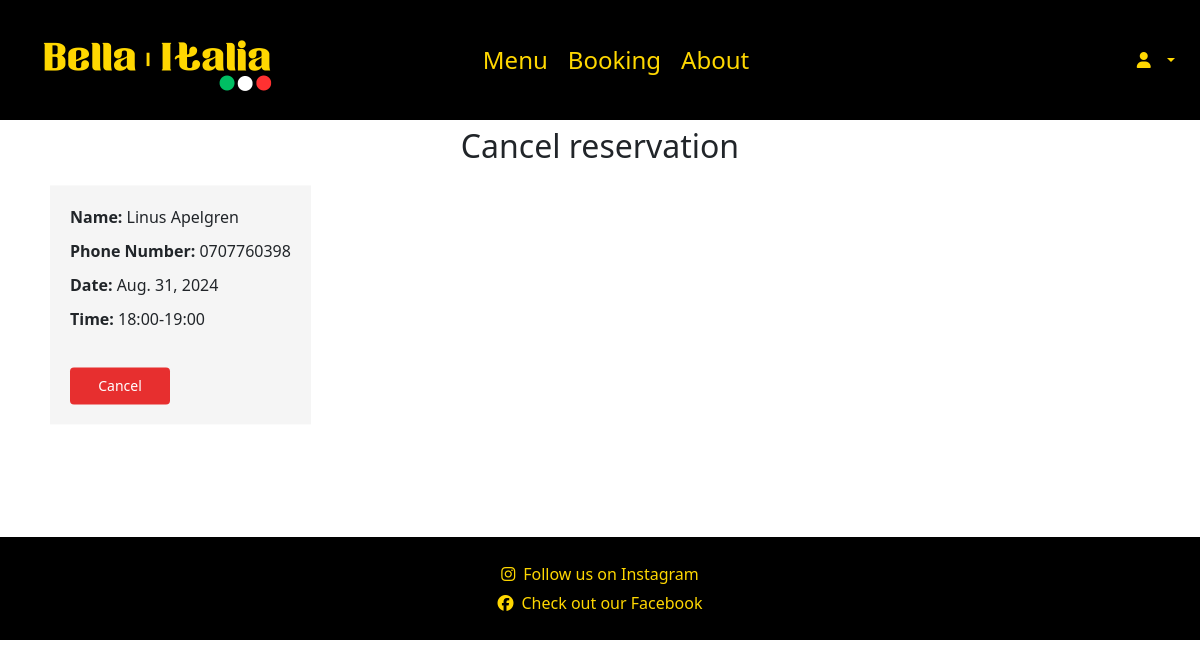
The app's page /booking/cancellation/1/ with its own data.
### booking/models.py (models this page shows, shortened)
class Reservation(models.Model):
    user = models.ForeignKey(settings.AUTH_USER_MODEL, on_delete=models.CASCADE, related_name='reservations')
    name = models.CharField(max_length=100)
    phone_number = models.CharField(max_length=20)
    guests = models.IntegerField()
    date = models.DateField()
    time = models.CharField(max_length=20)
    created_at = models.DateTimeField(auto_now_add=True)

### booking/views.py (the view)
# urls.py: path('cancellation/<int:reservation_id>/', cancellation, name='cancellation'),
def cancellation(request, reservation_id):
    reservation = get_object_or_404(Reservation, pk=reservation_id)
    return render(request, 'booking/cancellation.html', {'reservation': reservation})

### booking/templates/booking/cancellation.html (shortened to what this page needs)
{% extends 'base.html' %}
{% load static %}
{% block content %}
    <section class="content">
        <h2>Cancel reservation</h2>
        <div class="confirmation-details">
            <ul>
                <li><strong>Name:</strong> {{ reservation.name }}</li>
                <li><strong>Phone Number:</strong> {{ reservation.phone_number }}</li>
                <li><strong>Date:</strong> {{ reservation.date }}</li>
                <li><strong>Time:</strong> {{ reservation.time }}</li>
            </ul>
            <a href="{% url 'cancel_reservation' reservation.id %}" class="confirmation-details-button">Cancel</a>
        </div>
    </section>
{% endblock %}

### static/css/styles.css (style rules this page uses)
body { margin: 0; padding-top: 120px; font-family: Arial, sans-serif; display: flex; flex-direction: column; min-height: 100vh; position: relative; }
.content { position: relative; top: 45%; transform: translateY(-15%); background-color: white; padding: 50px; }
.confirmation-details { width: fit-content; display: flex; justify-content: center; padding: 20px; margin-top: 20px; display: flex; flex-direction: column; background-color: whitesmoke; }
.confirmation-details ul { list-style-type: none; padding: 0; }
.confirmation-details ul li { margin-bottom: 10px; }
.confirmation-details-button { background-color: #e72f2f; color: white; border: none; padding: 8px 16px; text-align: center; text-decoration: none; display: inline-block; font-size: 14px; margin-top: 10px; cursor: pointer; border-radius: 4px; width: 100px; }
h2 { display: flex; justify-content: center; align-items: center; padding-top: 20px; }
section { width: 100%; box-sizing: border-box; }
.content { padding-top: 50px; }

### records on screen
Reservation: name "Linus Apelgren", phone_number "0707760398", date "Aug. 31, 2024", time "18:00-19:00"
